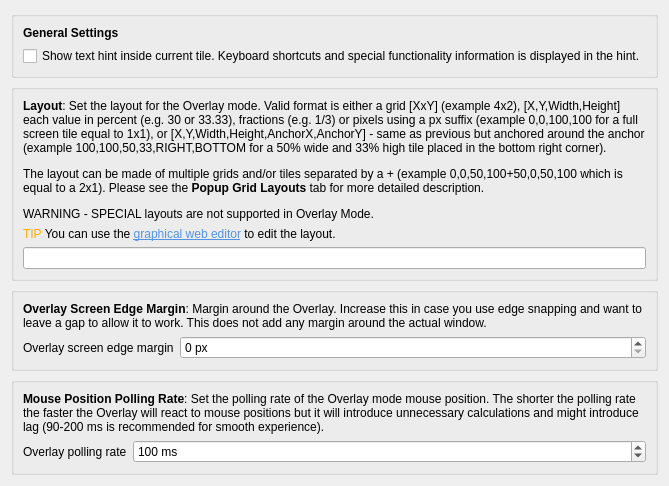
     <widget class="QWidget" name="tab_mulltiWindowRestore">
      <attribute name="icon">
       <iconset theme="media-playback-pause"/>
      </attribute>
      <attribute name="title">
       <string>Overlay</string>
      </attribute>
      <layout class="QVBoxLayout" name="verticalLayout_2">
       <item>
        <widget class="QGroupBox" name="groupBox_8">
         <property name="title">
          <string/>
         </property>
         <layout class="QVBoxLayout" name="verticalLayout_17">
          <item>
           <widget class="QLabel" name="label_57">
            <property name="text">
             <string>&lt;html&gt;&lt;head/&gt;&lt;body&gt;&lt;p&gt;&lt;span style=&quot; font-weight:700;&quot;&gt;General Settings&lt;/span&gt;&lt;/p&gt;&lt;/body&gt;&lt;/html&gt;</string>
            </property>
           </widget>
          </item>
          <item>
           <widget class="QCheckBox" name="kcfg_showOverlayTextHint">
            <property name="text">
             <string>Show text hint inside current tile. Keyboard shortcuts and special functionality information is displayed in the hint.</string>
            </property>
           </widget>
          </item>
         </layout>
        </widget>
       </item>
       <item>
        <widget class="QGroupBox" name="groupBox_overlayModeLayout">
         <property name="title">
          <string/>
         </property>
         <property name="checkable">
          <bool>false</bool>
         </property>
         <property name="checked">
          <bool>false</bool>
         </property>
         <layout class="QVBoxLayout" name="verticalLayout_5">
          <item>
           <widget class="QLabel" name="label_overlayLayout">
            <property name="text">
             <string>&lt;html&gt;&lt;head/&gt;&lt;body&gt;&lt;p&gt;&lt;span style=&quot; font-weight:700;&quot;&gt;Layout&lt;/span&gt;: Set the layout for the Overlay mode. Valid format is either a grid [XxY] (example 4x2), [X,Y,Width,Height] each value in percent (e.g. 30 or 33.33), fractions (e.g. 1/3) or pixels using a px suffix (example 0,0,100,100 for a full screen tile equal to 1x1), or [X,Y,Width,Height,AnchorX,AnchorY] - same as previous but anchored around the anchor (example 100,100,50,33,RIGHT,BOTTOM for a 50% wide and 33% high tile placed in the bottom right corner).&lt;/p&gt;&lt;p&gt;The layout can be made of multiple grids and/or tiles separated by a + (example 0,0,50,100+50,0,50,100 which is equal to a 2x1). Please see the &lt;span style=&quot; font-weight:700;&quot;&gt;Popup Grid Layouts&lt;/span&gt; tab for more detailed description.&lt;/p&gt;&lt;p&gt;WARNING - SPECIAL layouts are not supported in Overlay Mode.&lt;/p&gt;&lt;/body&gt;&lt;/html&gt;</string>
            </property>
            <property name="wordWrap">
             <bool>true</bool>
            </property>
           </widget>
          </item>
          <item>
           <widget class="QLabel" name="label_67">
            <property name="text">
             <string>&lt;html&gt;&lt;head/&gt;&lt;body&gt;&lt;p&gt;&lt;span style=&quot; color:#ffaa00;&quot;&gt;TIP&lt;/span&gt; You can use the &lt;a href=&quot;https://rxweb.epizy.com/mousetiler/editor.html&quot;&gt;&lt;span style=&quot; text-decoration: underline; color:#5294e2;&quot;&gt;graphical web editor&lt;/span&gt;&lt;/a&gt; to edit the layout.&lt;/p&gt;&lt;/body&gt;&lt;/html&gt;</string>
            </property>
            <property name="wordWrap">
             <bool>true</bool>
            </property>
            <property name="openExternalLinks">
             <bool>true</bool>
            </property>
           </widget>
          </item>
          <item>
           <widget class="QLineEdit" name="kcfg_overlayLayout"/>
          </item>
         </layout>
        </widget>
       </item>
       <item>
        <widget class="QGroupBox" name="groupBox_3">
         <property name="enabled">
          <bool>true</bool>
         </property>
         <property name="title">
          <string/>
         </property>
         <layout class="QVBoxLayout" name="verticalLayout_11">
          <item>
           <widget class="QLabel" name="label_29">
            <property name="text">
             <string>&lt;html&gt;&lt;head/&gt;&lt;body&gt;&lt;p&gt;&lt;span style=&quot; font-weight:700;&quot;&gt;Overlay Screen Edge Margin&lt;/span&gt;: Margin around the Overlay. Increase this in case you use edge snapping and want to leave a gap to allow it to work. This does not add any margin around the actual window.&lt;/p&gt;&lt;/body&gt;&lt;/html&gt;</string>
            </property>
            <property name="wordWrap">
             <bool>true</bool>
            </property>
           </widget>
          </item>
          <item>
           <layout class="QHBoxLayout" name="horizontalLayout_3">
            <item>
             <widget class="QLabel" name="label_30">
              <property name="text">
               <string>Overlay screen edge margin</string>
              </property>
             </widget>
            </item>
            <item>
             <widget class="QSpinBox" name="kcfg_overlayScreenEdgeMargin">
              <property name="sizePolicy">
               <sizepolicy hsizetype="MinimumExpanding" vsizetype="Fixed">
                <horstretch>0</horstretch>
                <verstretch>0</verstretch>
               </sizepolicy>
              </property>
              <property name="suffix">
               <string> px</string>
              </property>
              <property name="maximum">
               <number>100</number>
              </property>
             </widget>
            </item>
           </layout>
          </item>
         </layout>
        </widget>
       </item>
       <item>
        <widget class="QGroupBox" name="groupBox_multiWindowRestoreAttempts">
         <property name="enabled">
          <bool>true</bool>
         </property>
         <property name="title">
          <string/>
         </property>
         <property name="checkable">
          <bool>false</bool>
         </property>
         <property name="checked">
          <bool>false</bool>
         </property>
         <layout class="QVBoxLayout" name="verticalLayout_multiWindowRestoreAttempts">
          <item>
           <widget class="QLabel" name="label_multiWindowRestoreAttemptsExplanation">
            <property name="text">
             <string>&lt;html&gt;&lt;head/&gt;&lt;body&gt;&lt;p&gt;&lt;span style=&quot; font-weight:700;&quot;&gt;Mouse Position Polling Rate&lt;/span&gt;: Set the polling rate of the Overlay mode mouse position. The shorter the polling rate the faster the Overlay will react to mouse positions but it will introduce unnecessary calculations and might introduce lag (90-200 ms is recommended for smooth experience).&lt;/p&gt;&lt;/body&gt;&lt;/html&gt;</string>
            </property>
            <property name="wordWrap">
             <bool>true</bool>
            </property>
           </widget>
          </item>
          <item>
           <layout class="QHBoxLayout" name="horizontalLayout_4">
            <item>
             <widget class="QLabel" name="label_26">
              <property name="text">
               <string>Overlay polling rate</string>
              </property>
             </widget>
            </item>
            <item>
             <widget class="QSpinBox" name="kcfg_overlayPollingRate">
              <property name="sizePolicy">
               <sizepolicy hsizetype="MinimumExpanding" vsizetype="Fixed">
                <horstretch>0</horstretch>
                <verstretch>0</verstretch>
               </sizepolicy>
              </property>
              <property name="suffix">
               <string> ms</string>
              </property>
              <property name="minimum">
               <number>30</number>
              </property>
              <property name="maximum">
               <number>1000</number>
              </property>
              <property name="singleStep">
               <number>10</number>
              </property>
              <property name="value">
               <number>100</number>
              </property>
             </widget>
            </item>
           </layout>
          </item>
         </layout>
        </widget>
       </item>
       <item>
        <spacer name="verticalSpacer">
         <property name="orientation">
          <enum>Qt::Vertical</enum>
         </property>
         <property name="sizeType">
          <enum>QSizePolicy::MinimumExpanding</enum>
         </property>
         <property name="sizeHint" stdset="0">
          <size>
           <width>0</width>
           <height>0</height>
          </size>
         </property>
        </spacer>
       </item>
      </layout>
     </widget>
